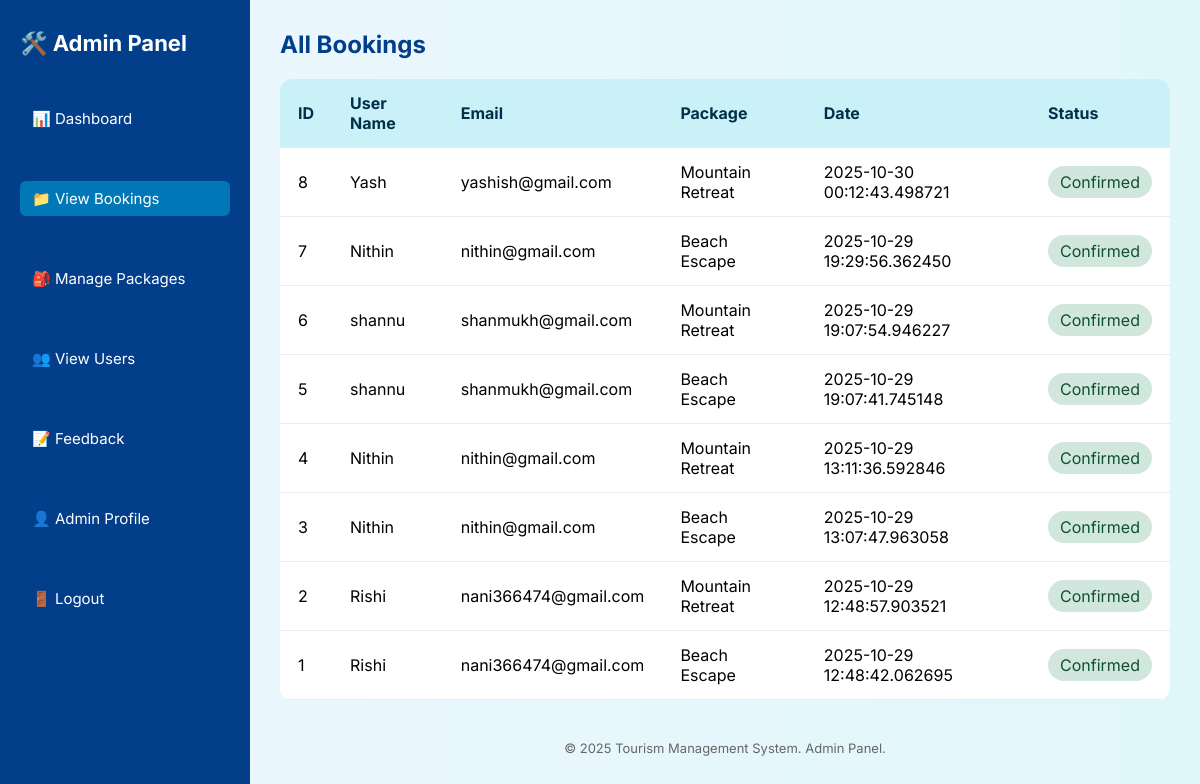
/admin/bookings (signed in), run on the app's committed database.
### tables this page shows
CREATE TABLE bookings (
    id INTEGER PRIMARY KEY AUTOINCREMENT,
    user_id INTEGER NOT NULL,
    package_id INTEGER NOT NULL,
    name TEXT NOT NULL,
    email TEXT NOT NULL,
    travel_date TEXT NOT NULL,
    persons INTEGER NOT NULL,
    status TEXT DEFAULT 'CONFIRMED',
    booked_at TIMESTAMP DEFAULT CURRENT_TIMESTAMP,
    FOREIGN KEY(user_id) REFERENCES users(id) ON DELETE CASCADE,
    FOREIGN KEY(package_id) REFERENCES packages(id) ON DELETE CASCADE
    );

CREATE TABLE users (
        id INTEGER PRIMARY KEY AUTOINCREMENT,
        fullname TEXT NOT NULL,
        email TEXT UNIQUE NOT NULL,
        password_hash TEXT NOT NULL,
        phone TEXT,
        location TEXT,
        created_at TIMESTAMP DEFAULT CURRENT_TIMESTAMP
    );

CREATE TABLE packages (
        id INTEGER PRIMARY KEY AUTOINCREMENT,
        title TEXT NOT NULL,
        location TEXT NOT NULL,
        description TEXT,
        price REAL NOT NULL,
        days INTEGER NOT NULL,
        image_url TEXT,
        status TEXT DEFAULT 'Available',
        created_at TIMESTAMP DEFAULT CURRENT_TIMESTAMP
    );

### app.py (the view)
@app.route("/admin/bookings")
@admin_required
def all_bookings():
    db = get_db()
    bks = db.execute("""
        SELECT
            b.id,
            u.fullname AS user_name,
            u.email AS user_email,
            p.title AS package_name,
            b.booked_at AS booking_date,
            COALESCE(b.status, 'Pending') AS status
        FROM bookings b
        JOIN users u ON b.user_id = u.id
        JOIN packages p ON p.id = b.package_id
        ORDER BY b.booked_at DESC
    """).fetchall()
    return render_template("all_bookings.html", bookings=bks)

### app.py (called while the page is built)
def get_db():
    if "db" not in g:
        db_url = os.environ.get("DATABASE_URL")  # Render will provide this
        if db_url:
            url = urlparse(db_url)
            g.db = psycopg2.connect(
                database=url.path[1:],
                user=url.username,
                password=url.password,
                host=url.hostname,
                port=url.port
            )
            g.db.autocommit = True
        else:
            g.db = sqlite3.connect(DB_PATH)
            g.db.row_factory = sqlite3.Row
            g.db.execute("PRAGMA foreign_keys = ON;")
    return g.db

def admin_required(f):
    from functools import wraps
    @wraps(f)
    def _wrap(*args, **kwargs):
        if "admin_id" not in session:
            flash("Admin login required.", "warning")
            return redirect(url_for("admin_login"))
        return f(*args, **kwargs)
    return _wrap

### templates/all_bookings.html (shortened to what this page needs)
<!DOCTYPE html>
<html lang="en">
<head>
</head>
<body>
  <aside class="sidebar">
    <h2>🛠️ Admin Panel</h2>
    <a href="{{ url_for('admin_dashboard') }}" class="nav-link">📊 Dashboard</a>
    <a href="{{ url_for('all_bookings') }}" class="nav-link active">📁 View Bookings</a>
    <a href="{{ url_for('admin_packages') }}" class="nav-link">🎒 Manage Packages</a>
    <a href="{{ url_for('view_users') }}" class="nav-link">👥 View Users</a>
    <a href="{{ url_for('feedback_reports') }}" class="nav-link">📝 Feedback</a>
    <a href="{{ url_for('admin_profile') }}" class="nav-link">👤 Admin Profile</a>
    <a href="{{ url_for('index') }}" class="nav-link">🚪 Logout</a>
  </aside>
  <main class="main-content">
    <div class="header">
      <h1>All Bookings</h1>
    </div>
    <table>
      <thead>
        <tr>
          <th>ID</th>
          <th>User Name</th>
          <th>Email</th>
          <th>Package</th>
          <th>Date</th>
          <th>Status</th>
        </tr>
      </thead>
      <tbody>
        {% for b in bookings %}
        <tr>
          <td>{{ b.id }}</td>
          <td>{{ b.user_name }}</td>
          <td>{{ b.user_email }}</td>
          <td>{{ b.package_name }}</td>
          <td>{{ b.booking_date }}</td>
          <td>
            {% if b.status|lower == 'confirmed' %}
              <span class="status-confirmed">Confirmed</span>
            {% elif b.status | lower == 'cancelled' %}
              <span class="status-cancelled">Cancelled</span>
            {% else %}
              <span class="status-pending">Pending</span>
            {% endif %}
          </td>
        </tr>
        {% else %}
        <tr>
          <td colspan="6" style="text-align: center; padding: 20px;">No bookings found.</td>
        </tr>
        {% endfor %}
      </tbody>
    </table>
    <footer>
      &copy; 2025 Tourism Management System. Admin Panel.
    </footer>
  </main>
</body>
</html>

### templates/all_bookings.html (style rules this page uses)
* { box-sizing: border-box; margin: 0; padding: 0; font-family: 'Inter', sans-serif; }
body { display: flex; min-height: 100vh; background: linear-gradient(to right, #eef7ff, #e0f7fa); }
.sidebar { width: 250px; background-color: #023e8a; padding: 30px 20px; color: white; display: flex; flex-direction: column; gap: 25px; }
.sidebar h2 { font-size: 22px; margin-bottom: 10px; }
.nav-link { text-decoration: none; color: white; margin: 10px 0; display: block; font-size: 15px; transition: background-color 0.3s, color 0.3s; padding: 8px 12px; border-radius: 6px; }
.nav-link:hover, .nav-link.active { background-color: #0077b6; }
.main-content { flex: 1; padding: 30px; }
.header h1 { font-size: 24px; color: #023e8a; margin-bottom: 20px; }
table { width: 100%; border-collapse: collapse; background: white; border-radius: 12px; overflow: hidden; }
th, td { padding: 14px 18px; text-align: left; border-bottom: 1px solid #eaeaea; }
th { background-color: #caf0f8; color: #003049; }
.status-confirmed { background-color: #d1e7dd; color: #0f5132; padding: 6px 12px; border-radius: 20px; }
footer { margin-top: 40px; text-align: center; font-size: 13px; color: #666; }

### data on the page
bookings: id "8", user_name "Yash", user_email "yashish@gmail.com", package_name "Mountain Retreat", booking_date "2025-10-30 00:12:43.498721"
bookings: id "7", user_name "Nithin", user_email "nithin@gmail.com", package_name "Beach Escape", booking_date "2025-10-29 19:29:56.362450"
bookings: id "6", user_name "shannu", user_email "shanmukh@gmail.com", package_name "Mountain Retreat", booking_date "2025-10-29 19:07:54.946227"
bookings: id "5", user_name "shannu", user_email "shanmukh@gmail.com", package_name "Beach Escape", booking_date "2025-10-29 19:07:41.745148"
bookings: id "4", user_name "Nithin", user_email "nithin@gmail.com", package_name "Mountain Retreat", booking_date "2025-10-29 13:11:36.592846"
bookings: id "3", user_name "Nithin", user_email "nithin@gmail.com", package_name "Beach Escape", booking_date "2025-10-29 13:07:47.963058"
bookings: id "2", user_name "Rishi", user_email "nani366474@gmail.com", package_name "Mountain Retreat", booking_date "2025-10-29 12:48:57.903521"
bookings: id "1", user_name "Rishi", user_email "nani366474@gmail.com", package_name "Beach Escape", booking_date "2025-10-29 12:48:42.062695"
